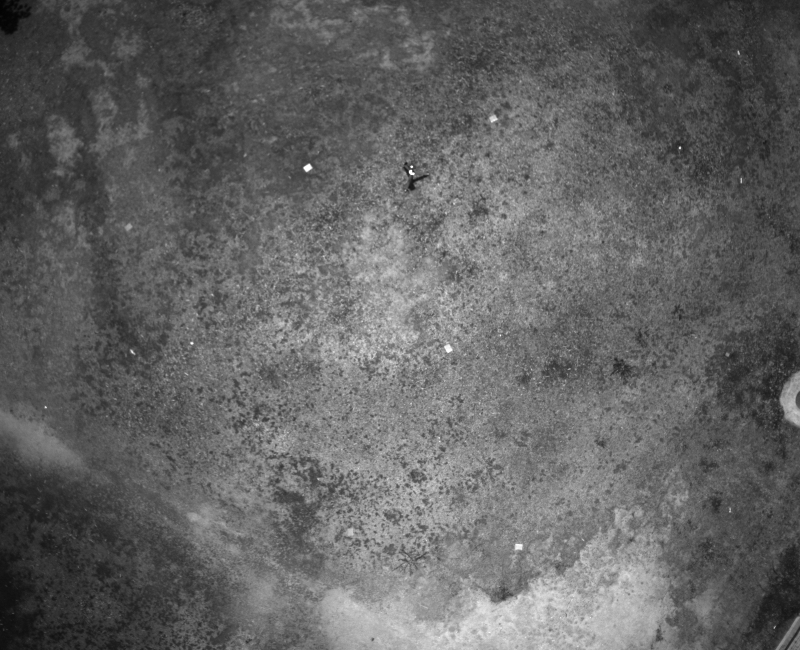
#> input picture Img/DJI_0041.TIF, 1600 x 1300 px (shown at 1/2 size)
$ jupyter execute --allow-errors Drone_Alex_rotarion.ipynb
#> lines starting #> are read from the running program, lines starting #| are printed output that depends on the picture; long printed decimals are rounded
Código para la creación de imagen tiff con metadatos de drone

[cell 1]
from PIL import Image
from PIL.TiffTags import TAGS
import re
import rasterio
import rasterio.features
import rasterio.warp
from rasterio.transform import Affine
import numpy as np
import cv2
import imutils
import matplotlib.pyplot as plt

# %Crear Dicciónario de metadata de las imágenes %

[cell 2]
# Nombre de la imagen

imagen = "Img/DJI_0041.TIF"
#imagen = "Img_rotado/drone_rot_DJI_0051.TIF"

n_imagen = imagen.split("/")[-1]
n_imagen = n_imagen.split(".")[0]
n_imagen

#> (a cell that did not finish here is left out)

[cell 4]
# obtenemos la imagen .tif

img = Image.open(imagen)
#> img is the input picture: PIL image 1600x1300 I;16; min 6592, max 65216, mean 29438.3
# obtenemos los Tags de la metadata y se almacenan en un diccionario
meta_dict = {TAGS[key]: img.tag[key] for key in img.tag_v2}
#> meta_dict = 20 items
# Se imprime el diccionario para obtener la composición de los datos
# for rec in meta_dict:
#     print(rec, ":", meta_dict[rec])

# Extraemos el indicador xmp
p = meta_dict.get("XMP")
s = p.decode("UTF-8")
# dividimos por el salto de linea y obtenemos una lista
div = s.split("\n")
#> div = 154 items

#eliminamos los espacios vacios

for ind,recorrido in enumerate(div):
    div[ind]=recorrido.strip()
#> this loop made 154 passes
#> recorrido on passes 2, 13, 14: '<x:xmpmeta xmlns:x="adobe:ns:meta/">', '   xmp:ModifyDate="2023-04-19"', '   xmp:CreateDate="2023-04-19"'
usar = div[17]
#> usar = 'drone-dji:AbsoluteAltitude="+37.62"'

result = re.search(":(.*)=", div[17])
result.group(1)

result2 = re.search("\"(.*)\"", div[17])
result2.group(1)

metadiccionario = {}
for ind,recorrido in enumerate(div):
    try:
        metadiccionario[re.search(":(.*)=", div[ind]).group(1)] = re.search("\"(.*)\"", div[ind]).group(1)
    except:
        pass
#> this loop made 154 passes
#> recorrido on passes 2, 7, 13: '<x:xmpmeta xmlns:x="adobe:ns:meta/">', 'xmlns:xmp="http://ns.adobe.com/xap/1.0/"', 'xmp:ModifyDate="2023-04-19"'
#> after the loop, metadiccionario = 64 items

metadiccionario = {}
for ind,recorrido in enumerate(div):
    try:
        metadiccionario[re.search(":(.*)=", div[ind]).group(1)] = re.search("\"(.*)\"", div[ind]).group(1)
    except:
        pass

print(metadiccionario)
#> (printed output is left out)

## *Extracción de los datos significativos de la metadata*

[cell 5]
centro_x = float(metadiccionario["CalibratedOpticalCenterX"])
#> centro_x = 800
centro_y = float(metadiccionario["CalibratedOpticalCenterY"])
#> centro_y = 650
altura_vuelo = float(metadiccionario["RelativeAltitude"])
#> altura_vuelo = 25.26
distancia_focal = float(metadiccionario["CalibratedFocalLength"])
#> distancia_focal = 1913.3
angulo_giro = float(metadiccionario["GimbalYawDegree"])
#> angulo_giro = 91.3
latitud = float(metadiccionario["GpsLatitude"])
#> latitud = 11.22
longitud = float(metadiccionario["GpsLongitude"])
#> longitud = -74.19

#print(float(metadiccionario["GimbalYawDegree"]))

#Se calcula la resolución en metros por pixel.
#Es decir, a cuantos metros equivale un pixel
resolucion = altura_vuelo/distancia_focal
#> resolucion = 0.0132
print(f"Resolución = {resolucion}")
#| Resolución = 0.0132

#rotado=img.rotate(math.degrees(float(metadiccionario["GimbalYawDegree"])))

### Se utiliza la rotación para crear nuevas imágenes y se abren en otra variable(Temporal)
Proyectividad: Reemplaza la misma imágen de entrada con la rotación correspondiente para que la imágen quede geoposicionadamente con el mismo nombre

Image.rotate(angle, resample=Resampling.NEAREST, expand=0, center=None, translate=None, fillcolor=None)[source]

- Angle= angulo
- Expand = Hace la imágen mas grande para que cuando gira no se corta
- fillCollor = Rellena con cualquier color la función

[cell 6]
# Utilizamos en angulo que se usa
rotado = img.rotate(
    (float(metadiccionario["GimbalYawDegree"]))*-1, expand=True)
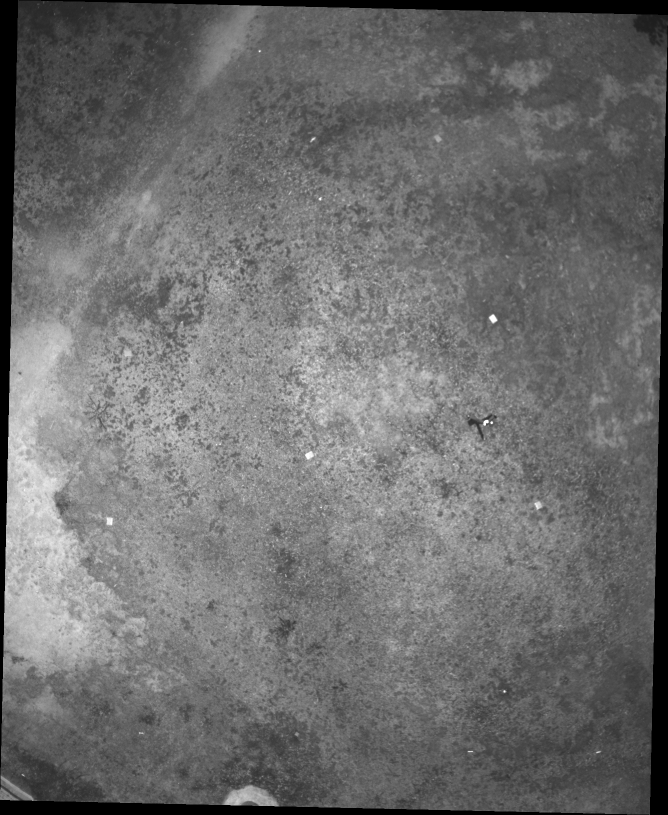
#> rotado: PIL image 1336x1630 I;16 (shown at 1/2 size); min 0, max 65216, mean 28117.7; drawn with min black and max white
# Guardamos con el nombre el nuevo .TIF con el imágen rotada
rotado.save("img_rotado/rotado_"+n_imagen+".tif")
imagen2 = "img_rotado/rotado_"+n_imagen+".tif"

[cell 7]
def rotar_imagen(img, angulo = 0):
    # Dimensiones de la imagen original
    y, x = img.shape[:2]  # Donde 'y' son las filas y 'x' son las columnas

    capa_blanco = 255*np.ones((y, x, 1), dtype=np.int8)

    img_4 = 255*np.ones((y, x, 4), dtype=np.int8)  # Matriz de (y, x , 4)

    #print(img.shape)
    #print(capa_blanco.shape)
    #print(img_4.shape)

    img_4[:, :, 0] = img[:, :, 0]  # Blue
    img_4[:, :, 1] = img[:, :, 1]  # Green
    img_4[:, :, 2] = img[:, :, 2]  # Red
    img_4[:, :, 3] = capa_blanco[:, :, 0]

    m = imutils.rotate_bound(img_4, angulo)
    plt.imshow(m)

    # cv2.imshow("window_name", m)

    # # waits for user to press any key
    # # (this is necessary to avoid Python kernel form crashing)
    # cv2.waitKey(0)

    # # closing all open windows
    # cv2.destroyAllWindows()

    return (m, y, x)

[cell 8]
angulo = (float(metadiccionario["GimbalYawDegree"]))*-1
#> angulo = -91.3
img_o =  cv2.imread("Img/"+n_imagen+".TIF",1)
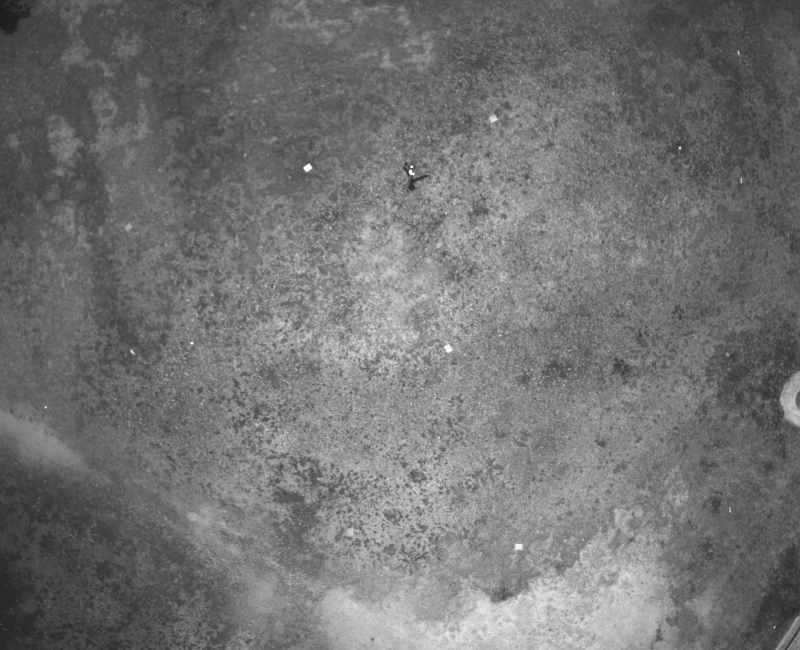
#> img_o: shape (1300, 1600, 3) (shown at 1/2 size); min 25, max 254, mean 114.6
img, y, x = rotar_imagen(img_o, angulo)
#> in rotar_imagen, `img_4[:, :, 0] = img[:, :, 0]`:
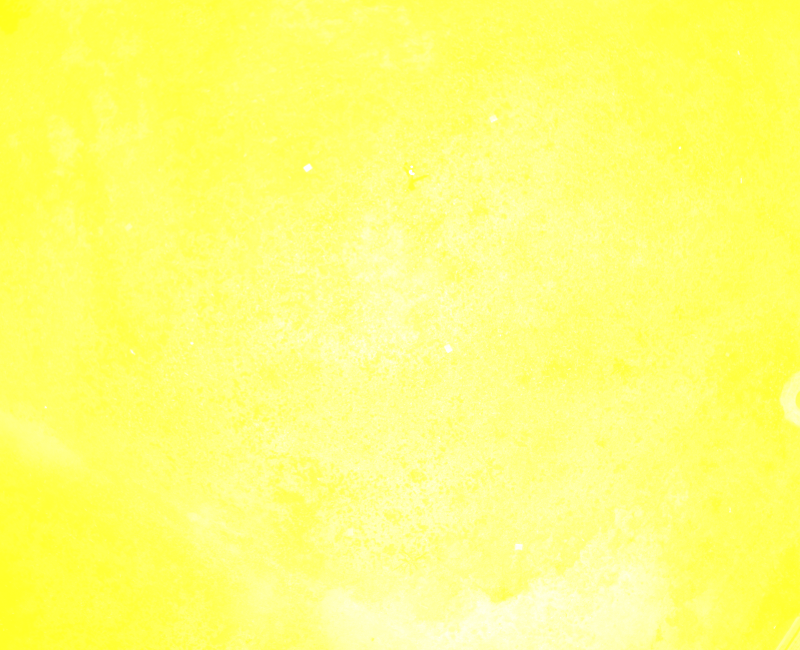
#> img_4: shape (1300, 1600, 4) int16 (shown at 1/2 size); mean B, G, R, A 114.6, 255, 255, 255
#> in rotar_imagen, `img_4[:, :, 1] = img[:, :, 1]`:
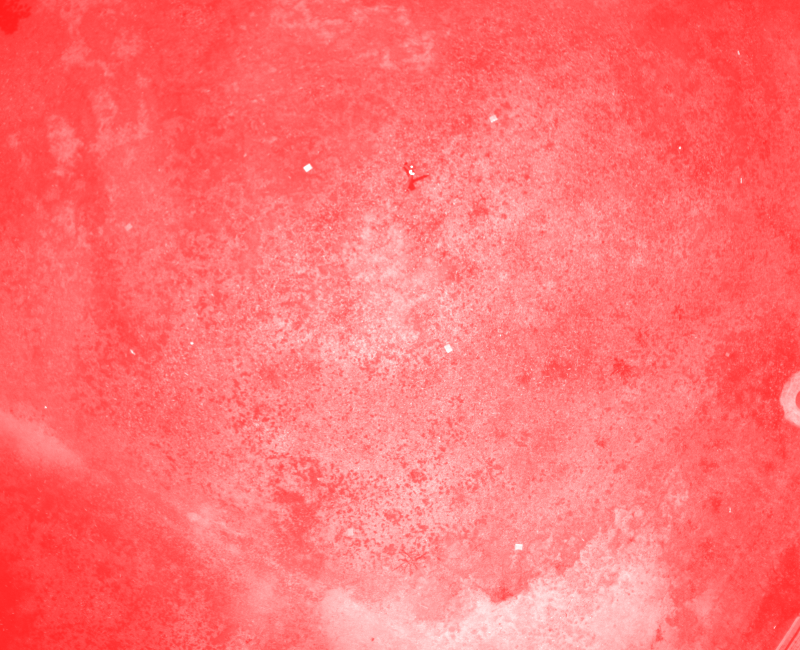
#> img_4: shape (1300, 1600, 4) int16 (shown at 1/2 size); mean B, G, R, A 114.6, 114.6, 255, 255
#> in rotar_imagen, `m = imutils.rotate_bound(img_4, angulo)`:
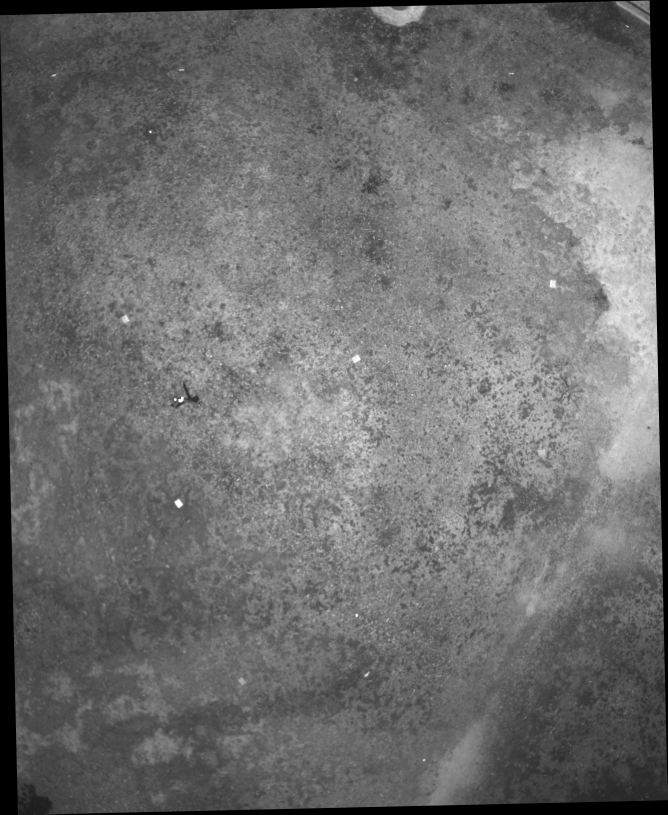
#> m: shape (1629, 1335, 4) int16 (shown at 1/2 size); mean B, G, R, A 109.6, 109.6, 109.6, 243.9
#> y = 1300; x = 1600

cv2.imwrite("Img_rotado/"+n_imagen+".png", img)
imagen2 = "Img_rotado/"+n_imagen+".png"

print(x, y)
#| 1600 1300

#> (a cell that did not finish here is left out)

Cálculo de las coordenadas de las esquinas la imagen

Se divide entre 111111 para convertir los metros en grados. Esto se debe a que 1 grado de longitud o latitud en el ecuador es aproximadamente 111.111 km de ancho. Dado que la longitud y la latitud son medidas en grados, se debe convertir el tamaño de los píxeles en metros a grados para poder calcular las coordenadas extremas en grados.
Donde el ancho de la imagen en metros se divide entre la distancia en metros por grado para obtener la diferencia en grados. El factor 111111 es una aproximación, ya que la distancia en metros por grado varía según la latitud. Sin embargo, esta aproximación es suficiente para una precisión razonable.

Es importante tener en cuenta que esta conversión solo es válida para latitudes cercanas al ecuador, ya que la distancia en metros por grado varía según la latitud.

[cell 10]
# Se geoposiciona la imágen y ahora
# Calcular las coordenadas de los extremos en metros
min_lon = float(metadiccionario["GpsLongitude"]) - (
    float(metadiccionario["CalibratedOpticalCenterX"]) * resolucion) / 111111
#> min_lon = -74.19
max_lon = float(metadiccionario["GpsLongitude"]) + (
    float(metadiccionario["CalibratedOpticalCenterX"]) * resolucion) / 111111
#> max_lon = -74.19
min_lat = float(metadiccionario["GpsLatitude"]) - (
    float(metadiccionario["CalibratedOpticalCenterY"]) * resolucion) / 111111
#> min_lat = 11.22
max_lat = float(metadiccionario["GpsLatitude"]) + (
    float(metadiccionario["CalibratedOpticalCenterY"]) * resolucion) / 111111
#> max_lat = 11.22
print(min_lon, max_lon, min_lat, max_lat)
#| -74.186 -74.185 11.225 11.225

#> (the rest of this cell did not finish here and is left out)

$ run again, with Img/DJI_0034.TIF copied over Img/DJI_0041.TIF
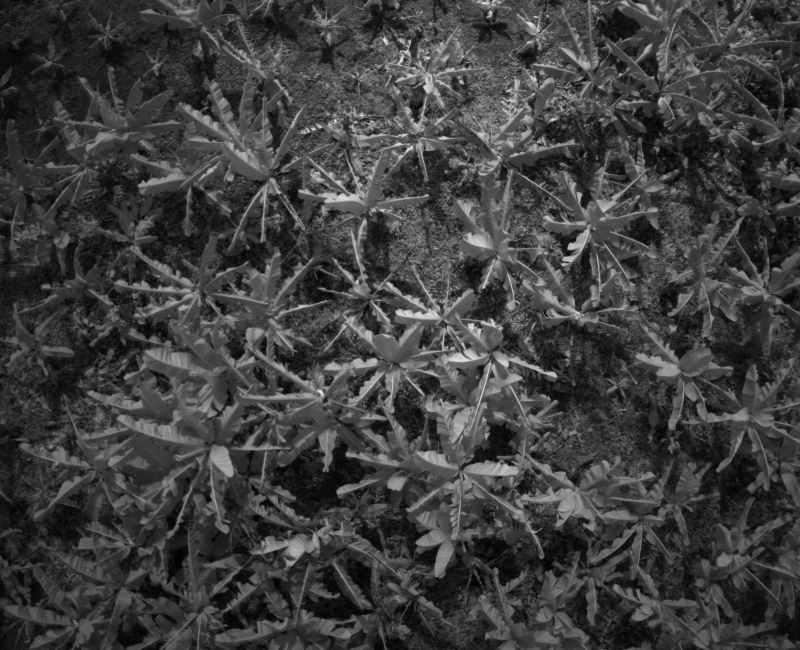
#> input picture Img/DJI_0034.TIF, 1600 x 1300 px (shown at 1/2 size)
#> img is the input picture: PIL image 1600x1300 I;16; min 4992, max 63360, mean 19462.6
#> meta_dict = 20 items
#> div = 154 items
#> the loop `for ind,recorrido in enumerate(div):` made 154 passes
#> recorrido on passes 2, 13, 14: '<x:xmpmeta xmlns:x="adobe:ns:meta/">', '   xmp:ModifyDate="2022-12-13"', '   xmp:CreateDate="2022-12-13"'
#> usar = 'drone-dji:AbsoluteAltitude="+41.29"'
#> the loop `for ind,recorrido in enumerate(div):` made 154 passes
#> recorrido on passes 2, 7, 13: '<x:xmpmeta xmlns:x="adobe:ns:meta/">', 'xmlns:xmp="http://ns.adobe.com/xap/1.0/"', 'xmp:ModifyDate="2022-12-13"'
#> after the loop `for ind,recorrido in enumerate(div):`: metadiccionario = 64 items
#> (printed output is left out)
#> centro_x = 800
#> centro_y = 650
#> altura_vuelo = 30.02
#> distancia_focal = 1913.3
#> angulo_giro = -179.8
#> latitud = 10.82
#> longitud = -74.17
#> resolucion = 0.0157
#| Resolución = 0.01569
#> `rotado = img.rotate( (float(metadiccionario["GimbalYawDegree"]))*-1, e..`:
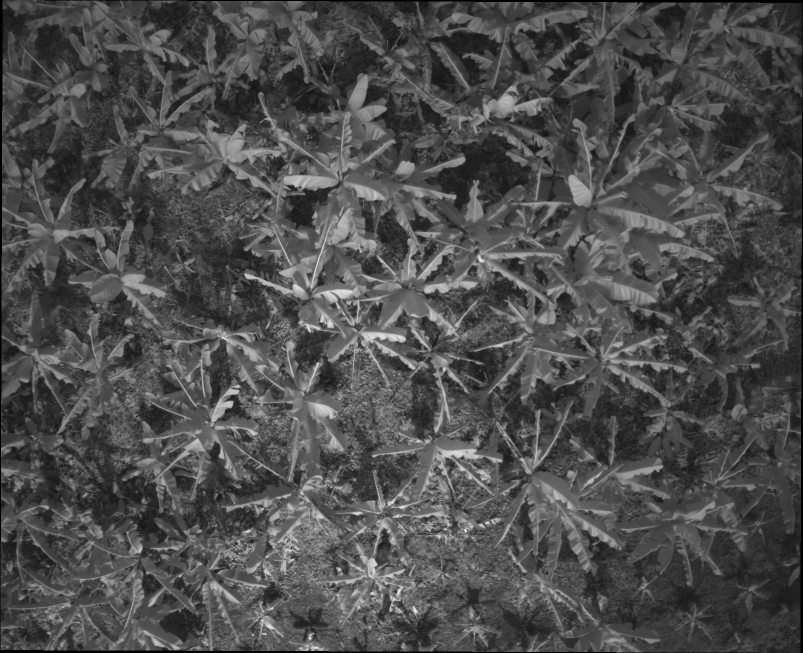
#> rotado: PIL image 1606x1306 I;16 (shown at 1/2 size); min 0, max 63360, mean 19300.9; drawn with min black and max white
#> angulo = 179.8
#> in rotar_imagen, `m = imutils.rotate_bound(img_4, angulo)`:
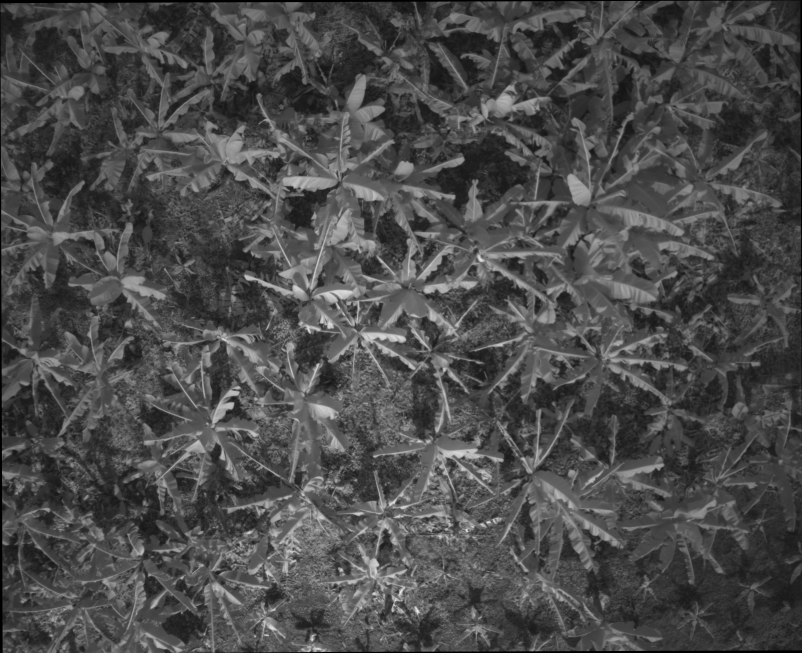
#> m: shape (1305, 1604, 4) int16 (shown at 1/2 size); mean B, G, R, A 75.2, 75.2, 75.2, 253.3
#> `img, y, x = rotar_imagen(img_o, angulo)`: y = 1300; x = 1600
#| 1600 1300
#> min_lon = -74.17
#> min_lat = 10.82
#| -74.170 -74.170 10.817 10.817

$ run again, with Img/DJI_0061.TIF copied over Img/DJI_0041.TIF
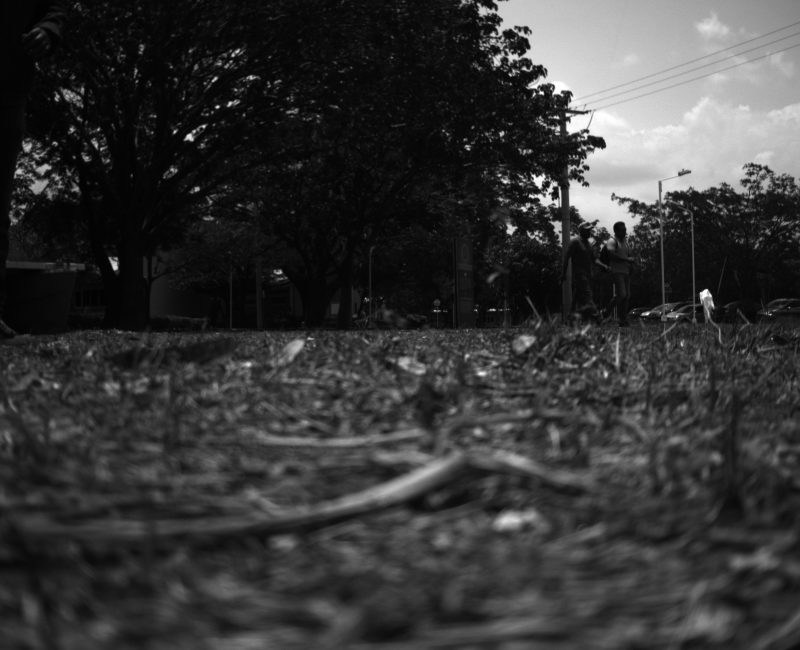
#> input picture Img/DJI_0061.TIF, 1600 x 1300 px (shown at 1/2 size)
#> img is the input picture: PIL image 1600x1300 I;16; min 4032, max 65216, mean 17164.2
#> meta_dict = 20 items
#> div = 154 items
#> the loop `for ind,recorrido in enumerate(div):` made 154 passes
#> recorrido on passes 2, 13, 14: '<x:xmpmeta xmlns:x="adobe:ns:meta/">', '   xmp:ModifyDate="2023-04-19"', '   xmp:CreateDate="2023-04-19"'
#> usar = 'drone-dji:AbsoluteAltitude="+12.30"'
#> the loop `for ind,recorrido in enumerate(div):` made 154 passes
#> recorrido on passes 2, 7, 13: '<x:xmpmeta xmlns:x="adobe:ns:meta/">', 'xmlns:xmp="http://ns.adobe.com/xap/1.0/"', 'xmp:ModifyDate="2023-04-19"'
#> after the loop `for ind,recorrido in enumerate(div):`: metadiccionario = 64 items
#> (printed output is left out)
#> centro_x = 800
#> centro_y = 650
#> altura_vuelo = 0.02
#> distancia_focal = 1913.3
#> angulo_giro = 139.4
#> latitud = 11.22
#> longitud = -74.19
#> resolucion = 1.05e-05
#| Resolución = 1.045296145030291e-05
#> `rotado = img.rotate( (float(metadiccionario["GimbalYawDegree"]))*-1, e..`:
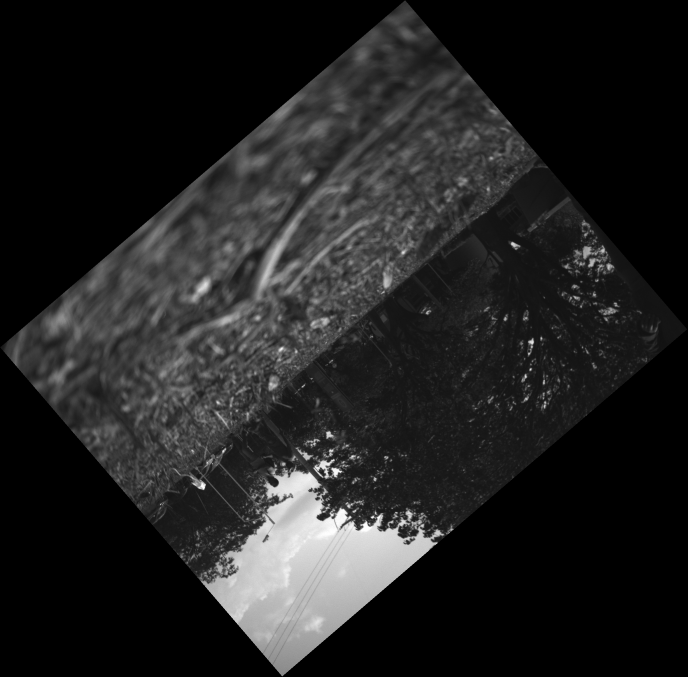
#> rotado: PIL image 2062x2030 I;16 (shown at 1/3 size); min 0, max 65216, mean 8530.2; drawn with min black and max white
#> angulo = -139.4
#> in rotar_imagen, `m = imutils.rotate_bound(img_4, angulo)`:
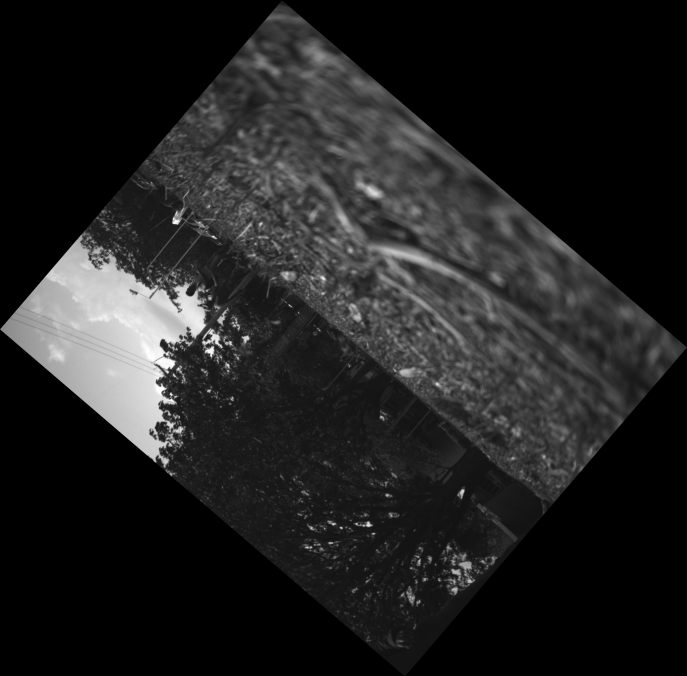
#> m: shape (2028, 2060, 4) int16 (shown at 1/3 size); mean B, G, R, A 33.2, 33.2, 33.2, 127
#> `img, y, x = rotar_imagen(img_o, angulo)`: y = 1300; x = 1600
#| 1600 1300
#> min_lon = -74.19
#> min_lat = 11.22
#| -74.185 -74.185 11.225 11.225
